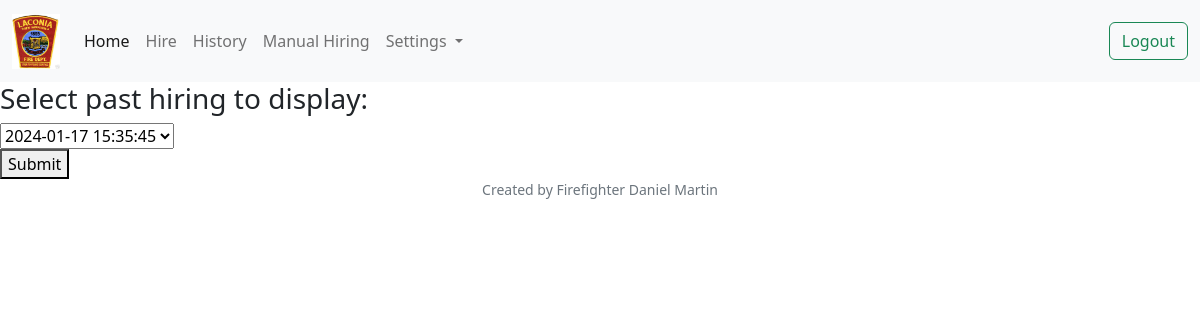
Page /history (signed in) on the earlier database version.
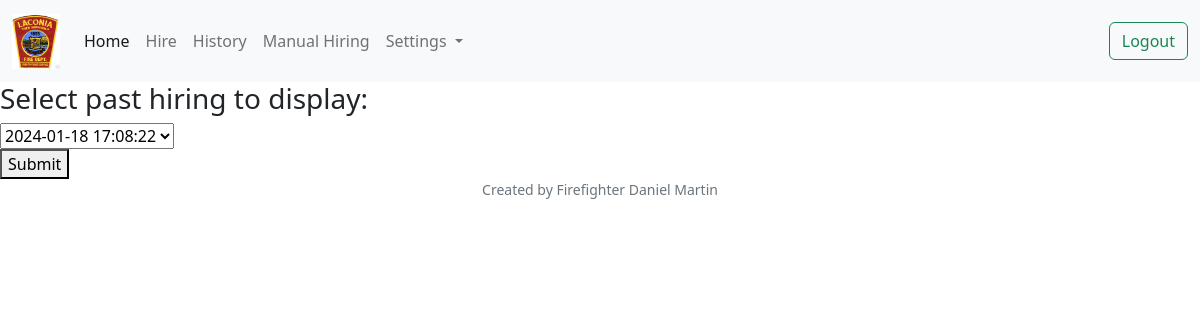
Same page on the later database version.
### helpers.py (models this page shows)
class Base(MappedAsDataclass, DeclarativeBase):
    pass

class Hiring_list (Base):
    __tablename__ = "hiring_list"
    id: Mapped[int] = mapped_column(primary_key=True, init=False)
    hiring_id: Mapped[int]
    created_at: Mapped[str]

### app.py (the view)
@app.route("/history", methods=["GET", "POST"])
@login_required
def history():
    if request.method == "POST":
        session['officers_past_hiring_day_1'] = []
        session['officers_past_hiring_night_1'] = []
        session['officers_past_hiring_day_2'] = []
        session['officers_past_hiring_night_2'] = []
        session['firefighters_past_hiring_day_1'] = []
        session['firefighters_past_hiring_night_1'] = []
        session['firefighters_past_hiring_day_2'] = []
        session['firefighters_past_hiring_night_2'] = []
        past_id = request.form.get("past_hiring")
        past_platoon = db.execute(select(Hiring.platoon).where(Hiring.hiring_id == past_id))
        past_platoon = past_platoon.scalars().all()
        print(past_platoon)
        past_platoon = past_platoon[0]
        daynight = ["day", "night"]
        day = 1
        while day <= DAYS_COVERED:
            for rank in hiring_tiers:
                rnk = rank['tier'].lower()
                for time in daynight:
                    past_hiring = db.execute(
                        select(Hiring.covering_first, Hiring.covering_last, Hiring.out_first, Hiring.out_last)
                        .where(Hiring.hiring_id == past_id)
                        .where(Hiring.day == day)
                        .where(Hiring.rank == rank['tier'])
                        .where(Hiring.time == time)
                    )
                    past_hiring = past_hiring.mappings().all()
                    print("Past hiring:", past_hiring)
                    session[rnk + "_" + "past_hiring" + "_" + time + "_" + str(day)].extend(past_hiring)
            day += 1
        print(
            session['officers_past_hiring_day_1']
        )
        return render_template("history_found.html",
            officers_day_1=session['officers_past_hiring_day_1'],
            officers_night_1=session['officers_past_hiring_night_1'],
            officers_day_2=session['officers_past_hiring_day_2'],
            officers_night_2=session['officers_past_hiring_night_2'],
            firefighters_day_1=session['firefighters_past_hiring_day_1'],
            firefighters_night_1=session['firefighters_past_hiring_night_1'],
            firefighters_day_2=session['firefighters_past_hiring_day_2'],
            firefighters_night_2=session['firefighters_past_hiring_night_2'],
            platoon=past_platoon,
        )
    else:
        hiring_list = db.execute(
            select(Hiring_list.hiring_id, Hiring_list.created_at).order_by(Hiring_list.hiring_id.desc())
        )
        hiring_list = hiring_list.mappings().all()
        return render_template("history.html", hiring_list=hiring_list)

### helpers.py (called while the page is built)
def login_required(f):
    @wraps(f)
    def decorated_function(*args, **kwargs):
        if session.get("user_id") is None:
            return redirect("/login")
        return f(*args, **kwargs)
    return decorated_function

### templates/history.html (shortened to what this page needs)
{% extends "layout.html" %}
{% block main %}
    <h3>Select past hiring to display:</h3>
    <form action="/history" method="post">
        <select id="past_hiring" name="past_hiring">
            {% for hiring in hiring_list %}
                <option value="{{ hiring['hiring_id'] }}">{{ hiring['created_at'] }}</option>
            {% endfor %}
        </select>
        <br>
        <button type="submit">Submit</button>
    </form>
{% endblock %}

### templates/layout.html (shortened to what this page needs)
<!DOCTYPE html>
<html lang="en">
    <head>
        <link href="https://cdn.jsdelivr.net/npm/bootstrap@5.2.3/dist/css/bootstrap.min.css" rel="stylesheet">
    </head>
    <body>
        <nav class="navbar navbar-expand-lg bg-light">
            <div class="container-fluid">
                <a class="navbar-brand" href="#">
                    <img alt="emblem" class="d-inline-block align-text-top" src="static/patch.jpg" width="48">
                </a>
                <div class="collapse navbar-collapse" id="navbarSupportedContent">
                    <ul class="navbar-nav me-auto mb-2 mb-lg-0">
                        <li class="nav-item">
                            <a class="nav-link active" aria-current="page" href="/">Home</a>
                        </li>
                        <li class="nav-item">
                            <a class="nav-link" href="/hiring_a">Hire</a>
                        </li>
                        <li class="nav-item">
                            <a class="nav-link" href="/history">History</a>
                        </li>
                        <li class="nav-item">
                            <a class="nav-link" href="/manual_a">Manual Hiring</a>
                        </li>
                        <li class="nav-item dropdown">
                            <a class="nav-link dropdown-toggle" href="#" role="button" data-bs-toggle="dropdown" aria-expanded="false">
                                Settings
                            </a>
                        </li>
                    </ul>
                    <li class="d-flex" role="search">
                        <form action="/logout" method="get">
                            <button class="btn btn-outline-success" type="submit">Logout</button>
                        </form>
                    </li>
                </div>
            </div>
        </nav>
        <main>
            {% block main %}
            {% endblock %}
        </main>
        <footer class="mb-5 small text-center text-muted">
            Created by Firefighter Daniel Martin
        </footer>
    </body>
</html>

Differences in the rows shown:
no longer on this page (row unchanged): Hiring_list: past_hiring "2024-01-17 15:35:45"
added Hiring_list: past_hiring "2024-01-18 17:08:22"
